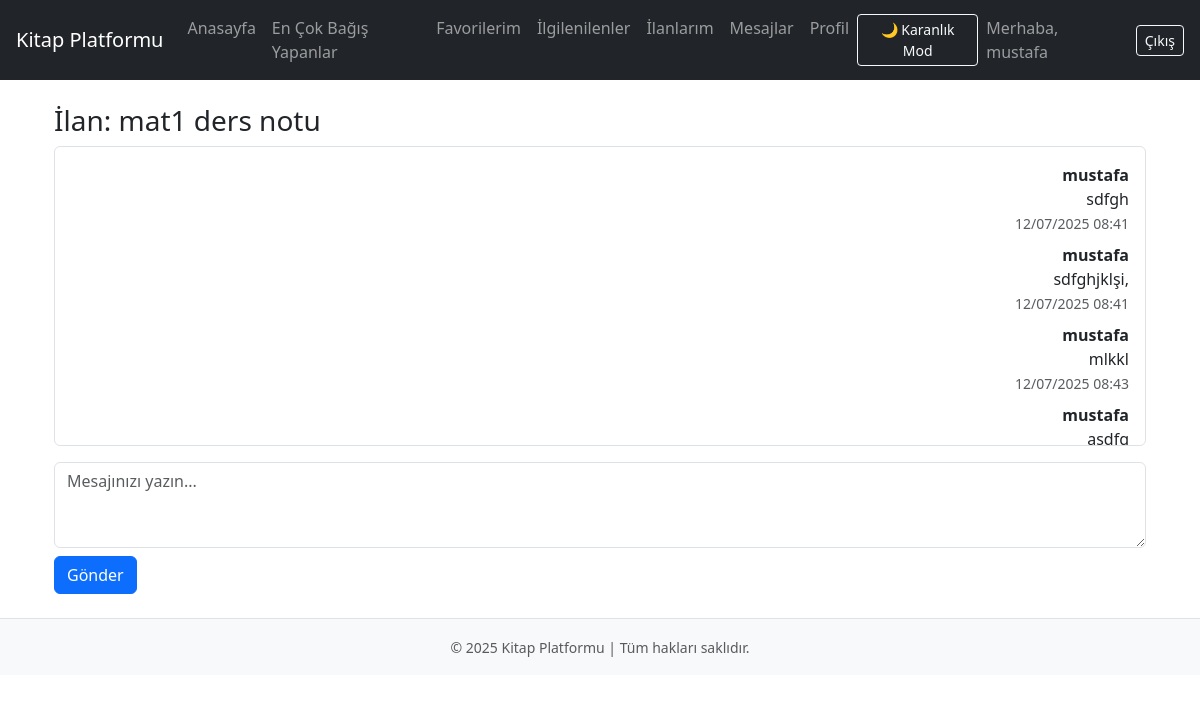
The page /conversation/1/ (signed in) on the database its author committed.
### messaging/models.py (models this page shows, shortened)
class Conversation(models.Model):
    listing = models.ForeignKey(Listing, on_delete=models.CASCADE)
    buyer = models.ForeignKey(User, related_name='buyer_conversations', on_delete=models.CASCADE)
    seller = models.ForeignKey(User, related_name='seller_conversations', on_delete=models.CASCADE)
    created_at = models.DateTimeField(auto_now_add=True)

class Message(models.Model):
    conversation = models.ForeignKey(Conversation, related_name='messages', on_delete=models.CASCADE)
    sender = models.ForeignKey(User, on_delete=models.CASCADE)
    text = models.TextField()
    timestamp = models.DateTimeField(auto_now_add=True)
    class Meta:
        ordering = ['timestamp']

### listings/models.py (models this page shows, shortened)
class Listing(models.Model):
    TYPE_CHOICES = [
        ('book', 'Kitap'),
        ('note', 'Ders Notu'),
    ]
    DONATION_TYPE_CHOICES = [
        ('free', 'Bağış'),
        ('paid', 'Ücretli'),
    ]
    RESOLUTION_LEVEL_CHOICES = [
        ('low', 'Az Çözülmüş'),
        ('medium', 'Orta Çözülmüş'),
        ('high', 'Çok Çözülmüş'),
        ('full', 'Hepsi Çözülmüş'),
    ]
    LEVEL_CHOICES = [
        ('primary', 'İlkokul'),
        ('middle', 'Ortaokul'),
        ('high', 'Lise'),
        ('university', 'Üniversite'),
        ('general', 'Genel'),
    ]
    title = models.CharField(max_length=200)  # Ürün adı için
    level = models.CharField(max_length=20, choices=LEVEL_CHOICES, default='general')  # Seviye için
    listing_type = models.CharField(max_length=10, choices=TYPE_CHOICES)
    donation_type = models.CharField(max_length=10, choices=DONATION_TYPE_CHOICES)
    price = models.DecimalField(max_digits=6, decimal_places=2, blank=True, null=True)
    page_count = models.PositiveIntegerField()
    related_course = models.CharField(max_length=100)
    school_name = models.CharField(max_length=200, blank=True, null=True)
    valid_year = models.PositiveIntegerField(blank=True, null=True)
    resolution_level = models.CharField(max_length=10, choices=RESOLUTION_LEVEL_CHOICES, blank=True, null=True)
    publish_year = models.PositiveIntegerField(blank=True, null=True)
    publisher = models.CharField(max_length=200, blank=True, null=True)
    user = models.ForeignKey(User, on_delete=models.CASCADE)
    created_at = models.DateTimeField(auto_now_add=True)
    image = models.ImageField( upload_to='listing_images/',default='listing_images/default.png',blank=True,null=True)

### messaging/views.py (the view)
# urls.py: path('conversation/<int:conversation_id>/', views.conversation_detail, name='conversation_detail'),]
@login_required
def conversation_detail(request, conversation_id):
    conversation = get_object_or_404(Conversation, id=conversation_id)
    if request.user != conversation.buyer and request.user != conversation.seller:
        django_messages.error(request, "Bu konuşmaya erişim yetkiniz yok.")
        return redirect('home')
    if request.method == 'POST':
        form = MessageForm(request.POST)
        if form.is_valid():
            message = form.save(commit=False)
            message.conversation = conversation
            message.sender = request.user
            message.save()
            return redirect('conversation_detail', conversation_id=conversation.id)
    else:
        form = MessageForm()
    chat_messages = conversation.messages.order_by('timestamp')
    context = {
        'conversation': conversation,
        'chat_messages': chat_messages,
        'form': form,
    }
    return render(request, 'messages/conversation_detail.html', context)  # ✅ Parantez kapandı

### messaging/forms.py
class MessageForm(forms.ModelForm):
    class Meta:
        model = Message
        fields = ['text']
        widgets = {
            'text': forms.Textarea(attrs={'rows': 3, 'class': 'form-control', 'placeholder': 'Mesajınızı yazın...'}),
        }

### templates/messages/conversation_detail.html (shortened to what this page needs)
{% extends 'base.html' %}
{% block content %}
<div class="container mt-4">
  <h3>İlan: {{ conversation.listing.title }}</h3>
  <div class="border rounded p-3 mb-3" style="height: 300px; overflow-y: auto;">
    {% if chat_messages %}
      {% for message in chat_messages %}
        <div class="mb-2 {% if message.sender == user %}text-end{% endif %}">
          <strong>{{ message.sender.username }}</strong><br>
          {{ message.text }}<br>
          <small class="text-muted">{{ message.timestamp|date:"d/m/Y H:i" }}</small>
        </div>
      {% endfor %}
    {% else %}
      <p class="text-muted">Henüz mesaj yok.</p>
    {% endif %}
  </div>
  <form method="post">
    {{ form.text }}
    <button type="submit" class="btn btn-primary mt-2">Gönder</button>
  </form>
</div>
{% endblock %}

### templates/navbar.html (shortened to what this page needs)
<nav class="navbar navbar-expand-lg navbar-dark bg-dark px-3">
  <a class="navbar-brand" href="{% url 'home' %}">Kitap Platformu</a>
 <div class="collapse navbar-collapse">
    {% if user.is_authenticated %}
    <ul class="navbar-nav me-auto mb-2 mb-lg-0">
      <li class="nav-item"><a class="nav-link" href="{% url 'home' %}">Anasayfa</a></li>
      <li class="nav-item"><a class="nav-link" href="{% url 'top_donors' %}">En Çok Bağış Yapanlar</a></li>
      <li class="nav-item"><a class="nav-link" href="{% url 'favorites_list' %}">Favorilerim</a></li>
      <li class="nav-item"><a class="nav-link" href="{% url 'interested_list' %}">İlgilenilenler</a></li>
      <li class="nav-item"><a class="nav-link" href="{% url 'my_listings' %}">İlanlarım</a></li>
      <li class="nav-item"><a class="nav-link" href="{% url 'conversation_list' %}">Mesajlar</a></li>
      <li class="nav-item"><a class="nav-link" href="{% url 'profile' %}">Profil</a></li>
    </ul>
    {% endif %}
  </div>
  <div class="d-flex align-items-center">
    {% if user.is_authenticated %}
    <form action="{% url 'toggle_dark_mode' %}" method="post" class="me-2">
      <button type="submit" class="btn btn-outline-light btn-sm">
        {% if request.COOKIES.dark_mode == 'true' %}☀️ Aydınlık Mod{% else %}🌙 Karanlık Mod{% endif %}
      </button>
    </form>
    <span class="navbar-text me-3">Merhaba, {{ user.username }}</span>
    <form action="{% url 'logout' %}" method="post" style="display:inline;">
      <button type="submit" class="btn btn-outline-light btn-sm">Çıkış</button>
    </form>
    {% else %}
      <a href="{% url 'login' %}" class="btn btn-outline-light btn-sm me-2">Giriş</a>
      <a href="{% url 'register' %}" class="btn btn-outline-light btn-sm">Kayıt</a>
    {% endif %}
  </div>
</nav>

### rows shown on the page
Conversation: listing "mat1 ders notu"
Message: sender.username "mustafa", text "sdfgh", timestamp "12/07/2025 08:41"
Message: sender.username "mustafa", text "sdfghjklşi,", timestamp "12/07/2025 08:41"
Message: sender.username "mustafa", text "mlkkl", timestamp "12/07/2025 08:43"
Message: sender.username "mustafa", text "asdfg"

### other values the page prints
{{ user.username }} "mustafa"
